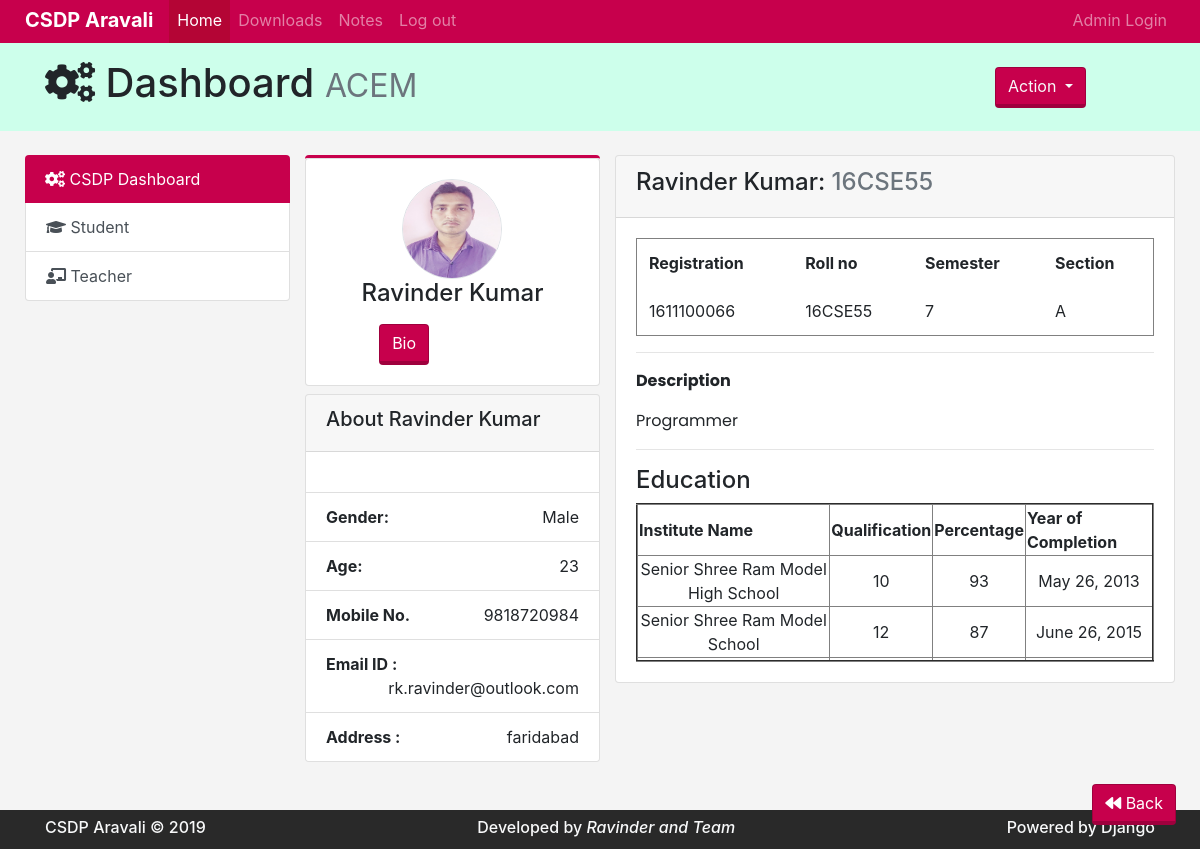
/students/1/studentdetail/, run on the app's committed database.
### students/models.py (models this page shows, shortened)
class StudentInfo(models.Model):
    name = models.ForeignKey(Student, on_delete=models.CASCADE)
    image = models.ImageField(upload_to='media')
    gender = models.CharField(max_length=7)
    dateOfBirth = models.DateField()
    email = models.EmailField(max_length=30)
    courses=models.TextField(max_length=400)
    Address = models.CharField(max_length=80)
    description = models.TextField(max_length=400)

class Student(models.Model):
    name = models.CharField(max_length=100)
    student_id = models.CharField(primary_key=True, max_length=6, null=False)
    roll = models.CharField(null=False,max_length=10)
    semester=models.CharField(null=False,max_length=10)
    section=models.CharField(null=False,max_length=10)
    registration = models.IntegerField(null=False)
    phone = models.CharField(null=True, max_length=11)
    session_start = models.DateField(verbose_name=u"Session start")
    session_end = models.DateField(verbose_name=u"Session end")

class EduLevel(models.Model):
    student= models.ForeignKey(Student, on_delete=models.CASCADE)
    Qualification=models.CharField(max_length=10)
    Percentage=models.IntegerField()
    yearCompleted = models.DateField()
    instituteName = models.CharField(max_length=100)

### students/views.py (the view)
# urls.py: path('<int:student_id>/studentdetail/',views.student_detail,name='student_detail')
def student_detail(request, student_id):
    pupil = Student.objects.get(pk=student_id)
    details = StudentInfo.objects.get(pk=student_id)
    def age(dob):
        today = date.today()
        return today.year - dob.year - ((today.month, today.day) < (dob.month, dob.day))
    studentAge = age(details.dateOfBirth)
    qualifications = EduLevel.objects.all()
    context = {
        'pupil': pupil,
        'details': details,
        'studentAge': studentAge,
        'qualifications': qualifications,
    }
    return render(request, 'students/studentdetail.html', context)

### templates/students/studentdetail.html (shortened to what this page needs)
{% extends 'base.html' %}
{% load static %}
{% block body %}
<div class="col-md-4">
    <div class="row">
        <div class="col-md-12 m-0 p-0 rounded" style="border-top: 3px solid #c7004c;">
            <div class="card">
                <div class="card-body text-center">
                    <img class="rounded-circle border" src="{{ details.image.url }}" height="100" width="100">
                    <h4>{{ pupil.name }}</h4>
                    <div style="padding:0 21%;">
                    <a href="#" class="btn bg-custom1 float-left">Bio</a>
                    </div>
                </div>
            </div>
        </div>
    </div>
    <div class="row mt-2">
        <div class="col-md-12 m-0 p-0">
            <div class="card">
                <div class="card-header">
                    <h5>About {{ pupil.name }}</h5>
                </div>
                <div class="card-body">
                </div>
                <ul class="list-group list-group-flush">
                    <li class="list-group-item">
                        <span class="font-weight-bold float-left">Gender:</span>
                        <span class="float-right">{{ details.gender }}</span>
                    </li>
                    <li class="list-group-item">
                        <span class="font-weight-bold float-left">Age:</span>
                        <span class="float-right">{{ studentAge }}</span>
                    </li>
                    <li class="list-group-item">
                        <span class="font-weight-bold float-left">Mobile No.</span>
                        <span class="float-right">{{pupil.phone }}
                    </li>
                    <li class="list-group-item">
                        <span class="font-weight-bold float-left">Email ID :</span>
                        <span class="float-right">{{ details.email }}</span>
                    </li>
                    <li class="list-group-item">
                        <span class="font-weight-bold float-left">Address :</span>
                        <span class="float-right">{{ details.Address }}</span>
                    </li>
                </ul>
            </div>
        </div>
    </div>
</div>
<div class="col-md-8">
    <div class="card">
        <div class="card-header">
            <h4>{{ pupil.name }}: <span class="text-muted">{{ pupil.roll }}</span></h4>
        </div>
        <div class="card-body">
            <table class="table table-borderless" border="1">
                <thead>
                    <tr>
                        <th scope="col">Registration</th>
                        <th scope="col">Roll no</th>
                        <th scope="col">Semester</th>
                        <th scope="col">Section</th>
                    </tr>
                </thead>
                <tbody>
                    <tr>
                        <td>{{ pupil.registration }}</td>
                        <td>{{ pupil.roll }}</td>
                        <td >{{ pupil.semester }}</td>
                        <td >{{ pupil.section }}</td>
                    </tr>
                </tbody>
            </table>
            <hr>
            <div class="describe">
                <p><b>Description </b></p>
                <p>
                    {{ details.description }}
                </p>
            </div>
            <hr>
            <div class="education">
                <h4>Education</h4>
                <table border="2">
                    <tr>
                    <th >Institute Name</th>
                    <th >Qualification</th>
                        <th>Percentage</th>
                    <th>Year of Completion</th>
                    </tr>
                   <tr>{% for qualification in qualifications%}
                    <td align="center" >{{ qualification.instituteName }}</td>
                    <td align="center"> {{ qualification.Qualification }}</td>
                    <td align="center">{{ qualification.Percentage }}</td>
                    <td align="center">{{ qualification.yearCompleted }}</td>
                    </tr>{% endfor%}
                    <tr>
                    <td align="center" >{{ qualificationsn.instituteName }}</td>
                    <td align="center"> {{ qualificationsn.Qualification }}</td>
                    <td align="center">{{ qualificationsn.Percentage }}</td>
                    <td align="center">{{ qualificationsn.yearCompleted }}</td>
                    </tr>
                </table>
            </div>
        </div>
    </div>
<div class="fixed-bottom p-4 float-right">
    <a href="{% url 'students:studentshome' %}" class="btn bg-custom1 float-right">
        <i class="fas fa-backward"></i>
        Back</a>
</div>
{% endblock %}

### templates/base.html (shortened to what this page needs)
{% load static %}
<!DOCTYPE html>
<html>
<head>
    <link rel="stylesheet" href="https://use.fontawesome.com/releases/v5.7.2/css/all.css">
    <link rel="stylesheet" href="{% static 'css/bootstrap/bootstrap.min.css' %}">
		<link rel="stylesheet" href="{% static 'css/main.css' %}">
</head>
<body id="body">
	<nav class="navbar navbar-expand-lg navbar-dark bg-custom1" id="nav-main">
        <div class="container-fluid">
            <a class="navbar-brand" href="{% url 'main:home' %}">CSDP Aravali</a>
        <div class="collapse navbar-collapse" id="navbarNav">
          <ul class="navbar-nav mr-auto">
            <li class="nav-item active">
              <a class="nav-link" href="{% url 'main:home' %}">Home <span class="sr-only">(current)</span></a>
            </li>
            <li class="nav-item">
              <a class="nav-link" href="#">Downloads</a>
            </li>
            <li class="nav-item">
              <a class="nav-link" href="#">Notes</a>
            </li>
			  <li class="nav-item">
			  <a  class="nav-link" href="{% url 'login:logout_user' %}">Log out </a></li>
          </ul>
          <ul class="navbar-nav">
            <li class="nav-item">
              <a class="nav-link" href="http://127.0.0.1:8000/admin/">Admin Login</a>
            </li>
          </ul>
        </div>
        </div>
    </nav>
	<header id="header">
		<div class="container">
			<div class="row">
				<div class="col-md-10 py-3">
					<h1><span><i class="fas fa-cogs"></i></span> Dashboard <small class="text-muted hide-on-767">ACEM</small></h1>
				</div>
				<div class="col-md-2 mt-4" id="ButtonAction">
					<div class="dropdown">
					  <button class="btn bg-custom1 text-light dropdown-toggle" type="button" data-toggle="dropdown" aria-haspopup="true" aria-expanded="false">
					    Action
					  </button>
					</div>
				</div>
			</div>
		</div>
    </header>
	<section id="main" class="mt-4">
		<div class="container-fluid">
			<div class="row">
				<div class="col-md-3">
					<div class="list-group" id="sidenav">
					  <a href="{% url 'main:home' %}" class="list-group-item list-group-item-action active">
					    <span><i class="fas fa-cogs"></i></span> CSDP Dashboard
					  </a>
					  <a href="{% url 'students:studentshome'%}" class="list-group-item list-group-item-action"><span>
					  	<i class="fas fa-graduation-cap"></i></span> Student
					  </a>
					  <a href="{% url 'teachers:teachershome' %}" class="list-group-item list-group-item-action">
					  	<span><i class="fas fa-chalkboard-teacher"></i></span> Teacher
					  </a>
					</div>
				</div>
				<div class="col-md-9">
					<div class="row">
            {% block body %}
            {% endblock %}
					</div>
				</div>
			</div>
		</div>
	</section>
<footer id="footer">
	<div class="py-1 mt-5 container">
		<div class="d-flex justify-content-between mt-1">
			<div class="col-md-4xx">
				<h6 class="text-light">CSDP Aravali &copy; 2019</h6>
			</div>
			<div class="col-md-4xx">
				<h6 class="text-light">Developed by <em>Ravinder and Team</em></h6>
			</div>
			<div class="col-md-4xx">
				<h6 class="text-light">Powered by Django</h6>
			</div>
		</div>
	</div>
</footer>
</body>
</html>

### static/css/main.css (style rules this page uses)
.bg-custom1 { background: #c7004c; color: #fff; border-bottom-width: calc(.2rem + .0625rem); border-color: rgba(0,0,0,0.2); }
.container-fluid { padding-left: 25px !important; padding-right: 25px !important; }
body { background: #f4f4f4; }
p { font-family: 'Poppins', sans-serif; font-size: 16px; letter-spacing: 0; line-height: 24px; font-weight: 400; }
#nav-main { padding: 0 !important; }
.navbar-nav { min-height: 43px !important; margin-bottom: 0; }
.navbar-brand { font-size: 20px; margin-top: -4px; font-weight: bold; }
.nav-item.active { background-color: #b40535; }
#header { background-color: #cdffeb; }
.list-group-item-action.active { background-color: #c7004c; border: none; }
#footer { background: #292929; }

### data on the page
StudentInfo: image (picture), gender "Male", email "rk.ravinder@outlook.com", Address "faridabad", description "Programmer"
Student: name "Ravinder Kumar", phone "9818720984", roll "16CSE55", registration "1611100066", semester "7", section "A"
EduLevel: instituteName "Senior Shree Ram Model High School", Qualification "10", Percentage "93", yearCompleted "May 26, 2013"
EduLevel: instituteName "Senior Shree Ram Model School", Qualification "12", Percentage "87", yearCompleted "June 26, 2015"

### other printed values
{{ studentAge }} "23"
